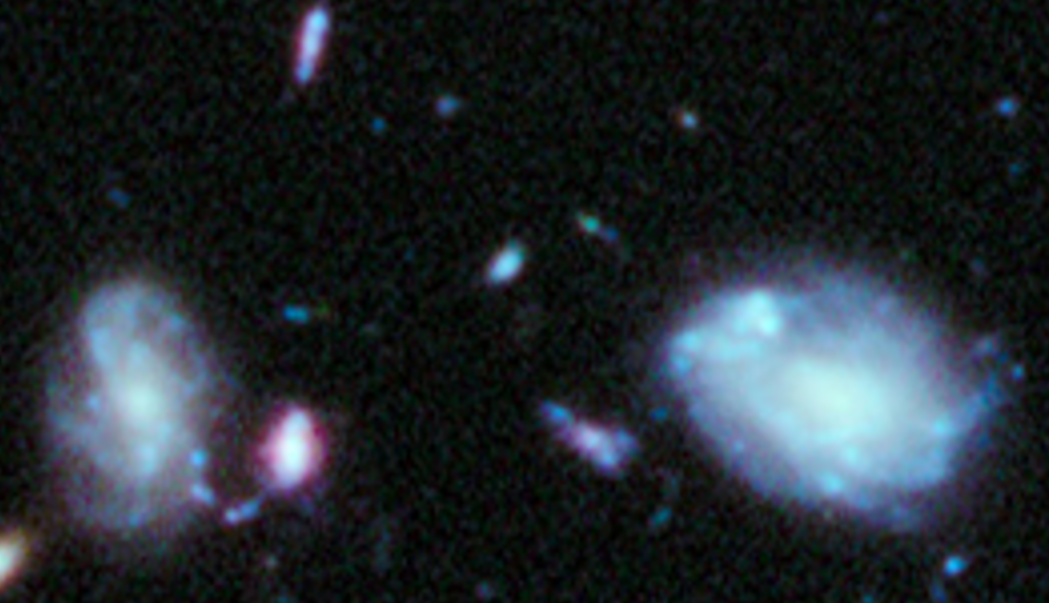
%> input picture lepsze_zdjecie_jeszcze_mniejsze.PNG, 1049 x 603 px
$ octave main_test.m   (GNU Octave 9; MATLAB toolbox functions it lacks are replaced by stand-ins)
%> lines starting %> are read from the running program, lines starting %| are printed output that depends on the picture; in (x1, y1, x2, y2) boxes, pixels count from 0 and x2, y2 are one past the last pixel; in counts of white or black regions, pixels touching at a corner belong together; the program's own positions count from 1
### tworzenie_obramowki.m
function [img, current] = tworzenie_obramowki(img, punkt, granice)
%   tworzenie kwadratowej ramki wokol kazdej napotkanej gwiazdy

y = punkt(1);
x = punkt(2);

granica_y = granice(1);
granica_x = granice(2);

%   Zmienna okreslajaca punkt w ktorym jestesmy
current = [y,x];

%   Stworzenie zmiennych przechowujacych granice gwiazdy
highest_x = 0;
lowest_x = 0;
highest_y = 0;
lowest_y = 0;

%   Argument prowadzący punkt badany na krawędz gwiazdy
checker = 0;
while checker == 0
    if current(2) - 1 == 0
        checker = 1;
    elseif img(current(1), current(2)-1) == 1
        checker = 1;
    else
        current(2) = current(2) - 1;
    end
end
%   Nadanie poczatkowych wartosci do porownania
highest_x = current(2);
lowest_x = current(2);
highest_y = current(1);
lowest_y = current(1);

%   Stworzenie checkpointa by wiedziec kiedy gwiazda zostala w pelni
%   okrazona

checkpoint = current;

% Reczne wybranie kolejnego punktu bo miec nowy current. Potrzebne do petli
% while

if current(2) - 1 == 0 && current(1) - 1 == 0
    if img(current(1), current(2) + 1) == 0
        current(2) = current(2) + 1;
    elseif img(current(1) + 1, current(2) + 1) == 0
        current(1) = current(1) + 1;
        current(2) = current(2) + 1;
    elseif img(current(1) + 1, current(2)) == 0
        current(1) = current(1) + 1;
    end

elseif current(1) - 1 == 0 && current(2) + 1 > granica_x
    if img(current(1) + 1, current(2)) == 0
        current(1) = current(1) - 1;
    elseif img(current(1) + 1, current(2) - 1) == 0
        current(1) = current(1) + 1;
        current(2) = current(2) - 1;
    end

elseif current(1) - 1 == 0
    if img(current(1), current(2) + 1) == 0
        current(2) = current(2) + 1;
    elseif img(current(1) + 1, current(2) + 1) == 0
        current(1) = current(1) + 1;
        current(2) = current(2) + 1;
    elseif img(current(1) + 1, current(2)) == 0
        current(1) = current(1) + 1;
    end

elseif current(1) + 1 > granica_y && current(2) - 1 == 0
    if img(current(1) - 1, current(2)) == 0
        current(1) = current(1) + 1;
    elseif img(current(1) - 1, current(2) + 1) == 0
        current(1) = current(1) - 1;
        current(2) = current(2) - 1;
    elseif img(current(1), current(2) + 1)
        current(2) = current(2) + 1;
    end

elseif current(1) + 1 > granica_y && current(2) + 1 > granica_x
    if img(current(1) - 1, current(2) - 1) == 0
        current(1) = current(1) - 1;
        current(2) = current(2) - 1;
    elseif img(current(1) - 1, current(2)) == 0
        current(1) = current(1) - 1;
    end

elseif current(1) + 1 > granica_y
    if img(current(1) - 1, current(2) - 1) == 0
        current(1) = current(1) - 1;
        current(2) = current(2) - 1;
    elseif img(current(1) - 1, current(2)) == 0
        current(1) = current(1) - 1;
    elseif img(current(1) - 1, current(2) + 1) == 0
        current(1) = current(1) - 1;
        current(2) = current(2) + 1;
    elseif img(current(1), current(2) + 1) == 0
        current(2) = current(2) + 1;
    end

elseif current(2) - 1 == 0
    if img(current(1) - 1, current(2)) == 0
        current(1) = current(1) - 1;
    elseif img(current(1) - 1, current(2) + 1) == 0
        current(1) = current(1) - 1;
        current(2) = current(2) + 1;
    elseif img(current(1), current(2) + 1) == 0
        current(2) = current(2) + 1;
    elseif img(current(1) + 1, current(2) + 1) == 0
        current(1) = current(1) + 1;
        current(2) = current(2) + 1;
    elseif img(current(1) + 1, current(2)) == 0
        current(1) = current(1) + 1;
    end

elseif current(2) + 1 > granica_x
    if img(current(1) + 1, current(2)) == 0
        current(1) = current(1) + 1;
    elseif img(current(1) + 1, current(2) - 1) == 0
        current(2) = current(2) - 1;
    end

else
    if img(current(1) - 1, current(2) - 1) == 0
        current(1) = current(1) - 1;
        current(2) = current(2) - 1;
    elseif img(current(1) - 1, current(2)) == 0
        current(1) = current(1) - 1;
    elseif img(current(1) - 1, current(2) + 1) == 0
        current(1) = current(1) - 1;
        current(2) = current(2) + 1;
    elseif img(current(1), current(2) + 1) == 0
        current(2) = current(2) + 1;
    elseif img(current(1) + 1, current(2) + 1) == 0
        current(1) = current(1) + 1;
        current(2) = current(2) + 1;
    elseif img(current(1) + 1, current(2)) == 0
        current(1) = current(1) + 1;
    elseif img(current(1) + 1, current(2) - 1) == 0
        current(1) = current(1) + 1;
        current(2) = current(2) - 1;
    end
end

%   TODO


end

### main_test.m

clear, clc, close all;

img = imread("lepsze_zdjecie_jeszcze_mniejsze.PNG");
%> img is the input picture: size 603x1049x3 uint8; mean R, G, B 33.6, 40.9, 45.8

a = size(img);
%> a = [603 1049 3]
img = rgb2gray(img);
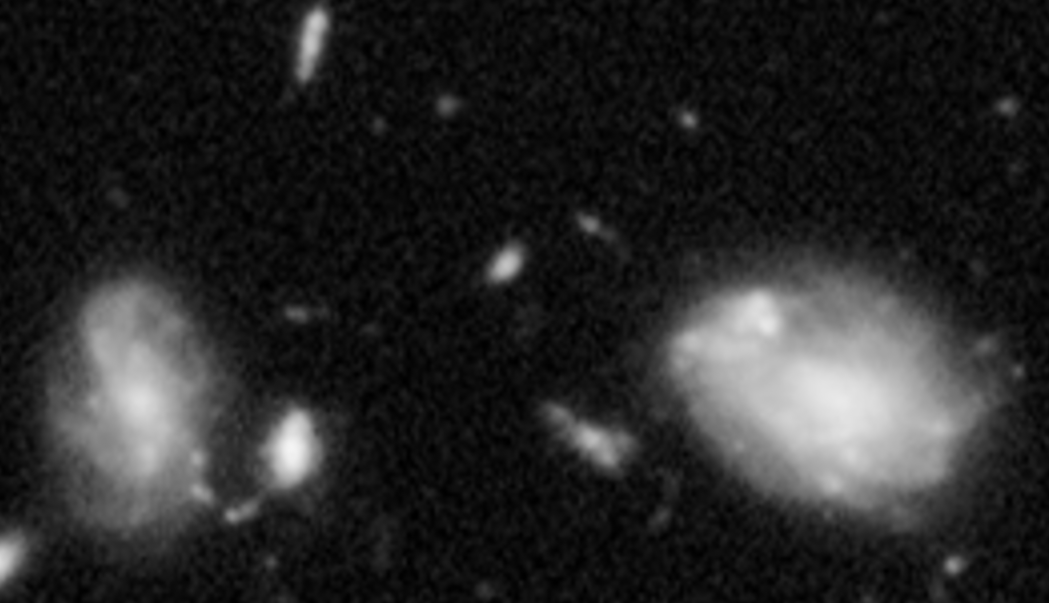
%> img: size 603x1049 uint8; min 0, max 245, mean 39.3
img1 = imbinarize(img);
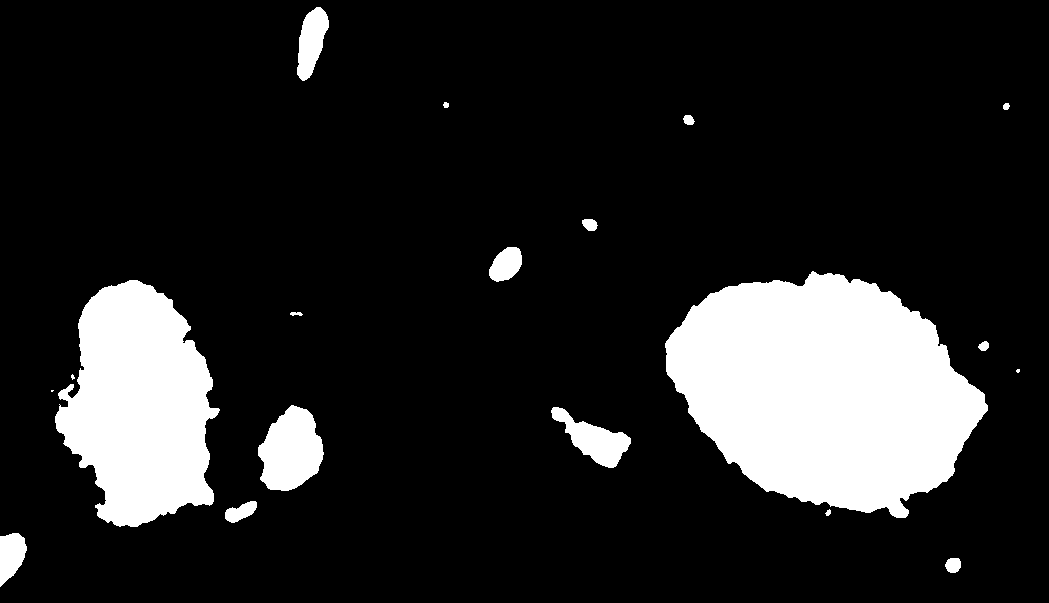
%> img1: size 603x1049 logical; 14.7% white; 19 white regions (3 under 20 px), largest, box (x1, y1, x2, y2) and area: (665, 271, 988, 518) 54721, (55, 280, 220, 527) 27846, (258, 405, 324, 491) 3999
img1 =~ img1;
figure, imshow(img)
figure, imshow(img1)

kopia_img = img1;
granice = size(img1);
%> granice = [603 1049]

test = img1(513, 134);
%> test = false
test_punkt = [513, 134];

[kopia_img, current] = tworzenie_obramowki(kopia_img, test_punkt, granice);
%> after the loop in tworzenie_obramowki, `while checker == 0`: checker = 1; current = [513 98]
%> in tworzenie_obramowki, `highest_x = current(2);`: highest_x = 98
%> in tworzenie_obramowki, `highest_y = current(1);`: highest_y = 513
%> in tworzenie_obramowki, `checkpoint = current;`: checkpoint = [513 98]
%> current = [512 99]
